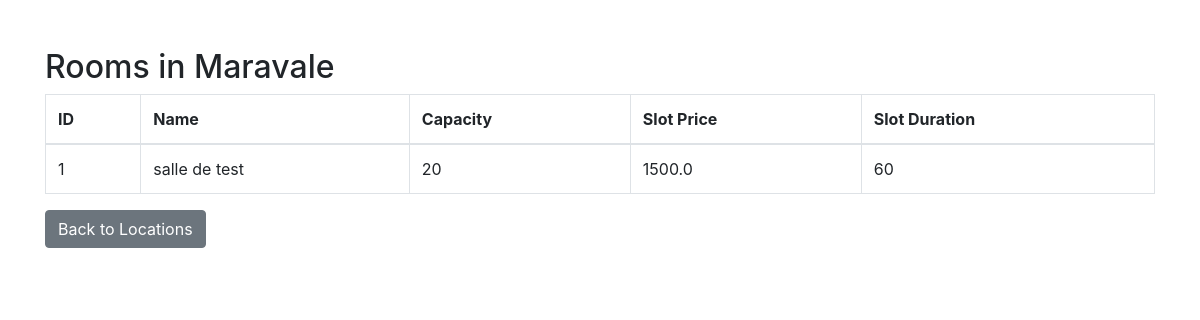
Before: /admin/locations/3/rooms with the older database file.
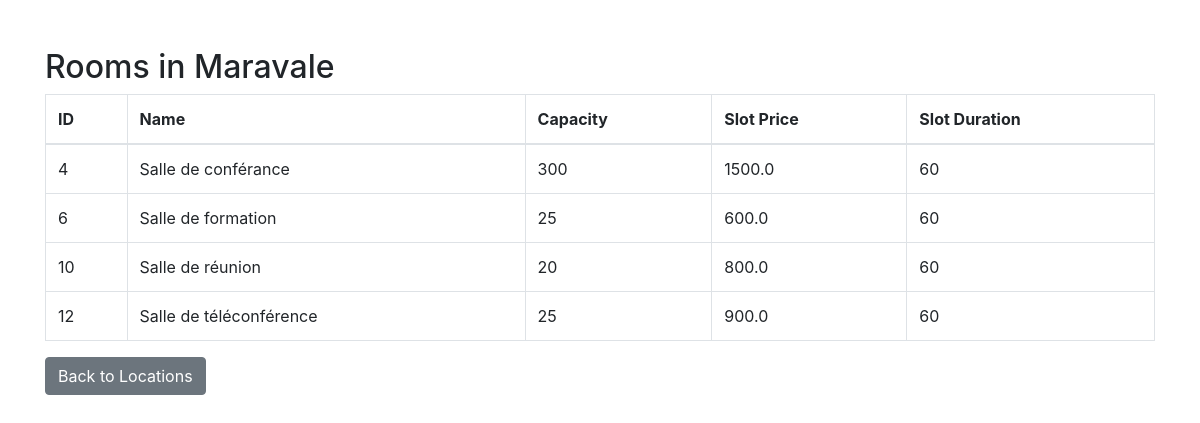
After: the same page with the newer database file.
### models.py (models this page shows)
class Room(db.Model):
    __tablename__ = 'rooms'
    id = db.Column(db.Integer, primary_key=True)
    name = db.Column(db.String(100), nullable=False)
    capacity = db.Column(db.Integer, nullable=False)
    slot_price = db.Column(db.Float, nullable=False)
    slot_duration =db.Column(db.Integer,nullable=False,default=60)  #ppar défault 1h
    location_id = db.Column(db.Integer, db.ForeignKey('locations.id'), nullable=False)
    bookings = db.relationship('Booking', backref='room')
    image_data = db.Column(db.LargeBinary)

### admin_bcnslg_bleu.py (the view)
@admin_bp.route('/locations/<int:location_id>/rooms')
def location_rooms(location_id):
    from data_access1 import get_all_rooms, get_all_locations
    location = next((loc for loc in get_all_locations() if loc.id == location_id), None)
    if not location:
        return "Location not found", 404
    rooms = [room for room in get_all_rooms() if room.location_id == location_id]
    return render_template('location_rooms.html', location=location, rooms=rooms)

### data_access1.py (called while the page is built)
def get_all_locations():
    return Location.query.all()

def get_all_rooms():
    return Room.query.all()

### templates/location_rooms.html (shortened to what this page needs)
<!DOCTYPE html>
<html lang="en">
<head>
    <link rel="stylesheet" href="https://stackpath.bootstrapcdn.com/bootstrap/4.5.2/css/bootstrap.min.css">
</head>
<body>
<div class="container mt-5">
    <h2>Rooms in {{ location.name }}</h2>
    <table class="table table-bordered">
        <thead>
            <tr>
                <th>ID</th>
                <th>Name</th>
                <th>Capacity</th>
                <th>Slot Price</th>
                <th>Slot Duration</th>
            </tr>
        </thead>
        <tbody>
            {% for room in rooms %}
            <tr>
                <td>{{ room.id }}</td>
                <td>{{ room.name }}</td>
                <td>{{ room.capacity }}</td>
                <td>{{ room.slot_price }}</td>
                <td>{{ room.slot_duration }}</td>
            </tr>
            {% endfor %}
        </tbody>
    </table>
    <a href="{{ url_for('admin_bp.locations_page') }}" class="btn btn-secondary">Back to Locations</a>
</div>
</body>
</html>

Changed rows visible on the page:
removed Room: id "1", name "salle de test", capacity "20", slot_price "1500.0", slot_duration "60"
added Room: id "4", name "Salle de conférance", capacity "300", slot_price "1500.0", slot_duration "60"
added Room: id "6", name "Salle de formation", capacity "25", slot_price "600.0", slot_duration "60"
added Room: id "10", name "Salle de réunion", capacity "20", slot_price "800.0", slot_duration "60"
added Room: id "12", name "Salle de téléconférence", capacity "25", slot_price "900.0", slot_duration "60"
